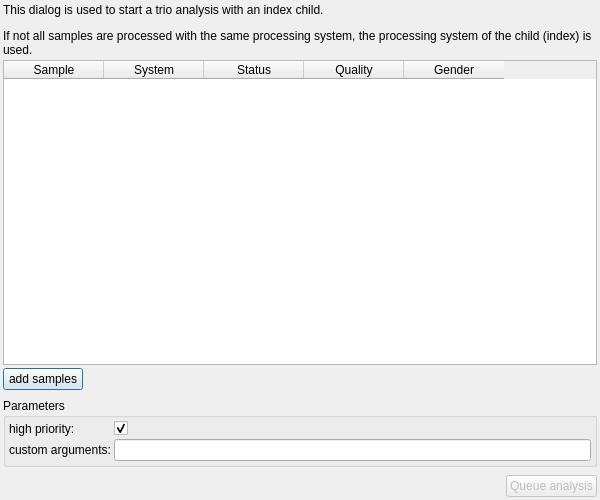
<?xml version="1.0" encoding="UTF-8"?>
<ui version="4.0">
 <class>TrioDialog</class>
 <widget class="QDialog" name="TrioDialog">
  <property name="geometry">
   <rect>
    <x>0</x>
    <y>0</y>
    <width>600</width>
    <height>500</height>
   </rect>
  </property>
  <property name="minimumSize">
   <size>
    <width>600</width>
    <height>500</height>
   </size>
  </property>
  <property name="windowTitle">
   <string>Start trio analysis</string>
  </property>
  <layout class="QVBoxLayout" name="verticalLayout">
   <property name="spacing">
    <number>3</number>
   </property>
   <property name="leftMargin">
    <number>3</number>
   </property>
   <property name="topMargin">
    <number>3</number>
   </property>
   <property name="rightMargin">
    <number>3</number>
   </property>
   <property name="bottomMargin">
    <number>3</number>
   </property>
   <item>
    <widget class="QLabel" name="label_7">
     <property name="text">
      <string>&lt;html&gt;&lt;head/&gt;&lt;body&gt;&lt;p&gt;This dialog is used to start a trio analysis with an index child.&lt;/p&gt;&lt;p&gt;If not all samples are processed with the same processing system, the processing system of the child (index) is used.&lt;/p&gt;&lt;/body&gt;&lt;/html&gt;</string>
     </property>
     <property name="alignment">
      <set>Qt::AlignBottom|Qt::AlignLeading|Qt::AlignLeft</set>
     </property>
     <property name="wordWrap">
      <bool>true</bool>
     </property>
    </widget>
   </item>
   <item>
    <widget class="QTableWidget" name="samples_table">
     <column>
      <property name="text">
       <string>Sample</string>
      </property>
     </column>
     <column>
      <property name="text">
       <string>System</string>
      </property>
     </column>
     <column>
      <property name="text">
       <string>Status</string>
      </property>
     </column>
     <column>
      <property name="text">
       <string>Quality</string>
      </property>
     </column>
     <column>
      <property name="text">
       <string>Gender</string>
      </property>
     </column>
    </widget>
   </item>
   <item>
    <layout class="QHBoxLayout" name="horizontalLayout_2">
     <property name="spacing">
      <number>3</number>
     </property>
     <item>
      <widget class="QPushButton" name="add_samples">
       <property name="text">
        <string>add samples</string>
       </property>
       <property name="icon">
        <iconset resource="GSvar.qrc">
         <normaloff>:/Icons/Add_green.png</normaloff>:/Icons/Add_green.png</iconset>
       </property>
      </widget>
     </item>
     <item>
      <spacer name="horizontalSpacer_2">
       <property name="orientation">
        <enum>Qt::Horizontal</enum>
       </property>
       <property name="sizeHint" stdset="0">
        <size>
         <width>40</width>
         <height>20</height>
        </size>
       </property>
      </spacer>
     </item>
    </layout>
   </item>
   <item>
    <spacer name="verticalSpacer_2">
     <property name="orientation">
      <enum>Qt::Vertical</enum>
     </property>
     <property name="sizeType">
      <enum>QSizePolicy::Fixed</enum>
     </property>
     <property name="sizeHint" stdset="0">
      <size>
       <width>5</width>
       <height>5</height>
      </size>
     </property>
    </spacer>
   </item>
   <item>
    <widget class="QGroupBox" name="param_group">
     <property name="title">
      <string>Parameters</string>
     </property>
     <property name="flat">
      <bool>true</bool>
     </property>
     <layout class="QFormLayout" name="formLayout">
      <property name="horizontalSpacing">
       <number>3</number>
      </property>
      <property name="verticalSpacing">
       <number>3</number>
      </property>
      <property name="leftMargin">
       <number>3</number>
      </property>
      <property name="topMargin">
       <number>3</number>
      </property>
      <property name="rightMargin">
       <number>3</number>
      </property>
      <property name="bottomMargin">
       <number>3</number>
      </property>
      <item row="0" column="0">
       <widget class="QLabel" name="label">
        <property name="text">
         <string>high priority:</string>
        </property>
       </widget>
      </item>
      <item row="0" column="1">
       <widget class="QCheckBox" name="high_priority">
        <property name="text">
         <string/>
        </property>
        <property name="checked">
         <bool>true</bool>
        </property>
       </widget>
      </item>
      <item row="1" column="0">
       <widget class="QLabel" name="label_2">
        <property name="text">
         <string>custom arguments:</string>
        </property>
       </widget>
      </item>
      <item row="1" column="1">
       <widget class="QLineEdit" name="custom_args"/>
      </item>
     </layout>
    </widget>
   </item>
   <item>
    <spacer name="verticalSpacer">
     <property name="orientation">
      <enum>Qt::Vertical</enum>
     </property>
     <property name="sizeType">
      <enum>QSizePolicy::Fixed</enum>
     </property>
     <property name="sizeHint" stdset="0">
      <size>
       <width>5</width>
       <height>5</height>
      </size>
     </property>
    </spacer>
   </item>
   <item>
    <layout class="QHBoxLayout" name="horizontalLayout">
     <property name="spacing">
      <number>3</number>
     </property>
     <item>
      <spacer name="horizontalSpacer">
       <property name="orientation">
        <enum>Qt::Horizontal</enum>
       </property>
       <property name="sizeHint" stdset="0">
        <size>
         <width>40</width>
         <height>20</height>
        </size>
       </property>
      </spacer>
     </item>
     <item>
      <widget class="QPushButton" name="start_button">
       <property name="enabled">
        <bool>false</bool>
       </property>
       <property name="text">
        <string>Queue analysis</string>
       </property>
      </widget>
     </item>
    </layout>
   </item>
  </layout>
 </widget>
 <tabstops>
  <tabstop>start_button</tabstop>
 </tabstops>
 <resources>
  <include location="GSvar.qrc"/>
 </resources>
 <connections>
  <connection>
   <sender>start_button</sender>
   <signal>clicked()</signal>
   <receiver>TrioDialog</receiver>
   <slot>accept()</slot>
   <hints>
    <hint type="sourcelabel">
     <x>220</x>
     <y>118</y>
    </hint>
    <hint type="destinationlabel">
     <x>174</x>
     <y>69</y>
    </hint>
   </hints>
  </connection>
 </connections>
</ui>
